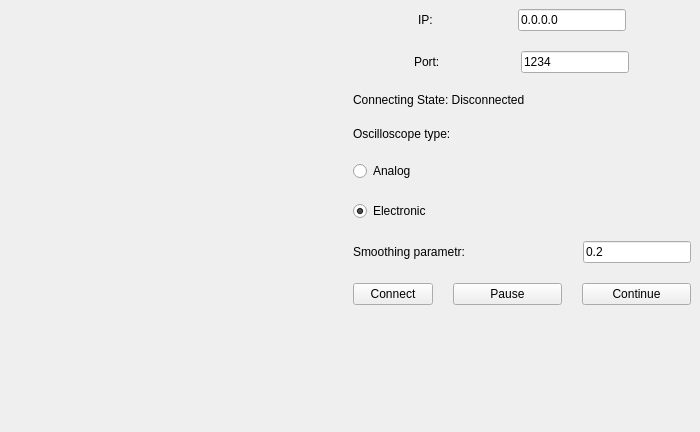
<?xml version="1.0" encoding="UTF-8"?>
<ui version="4.0">
 <class>MainWindow</class>
 <widget class="QMainWindow" name="MainWindow">
  <property name="geometry">
   <rect>
    <x>0</x>
    <y>0</y>
    <width>700</width>
    <height>432</height>
   </rect>
  </property>
  <property name="sizePolicy">
   <sizepolicy hsizetype="Fixed" vsizetype="Fixed">
    <horstretch>0</horstretch>
    <verstretch>0</verstretch>
   </sizepolicy>
  </property>
  <property name="windowTitle">
   <string>Oscilloscope</string>
  </property>
  <widget class="QWidget" name="centralwidget">
   <layout class="QHBoxLayout" name="horizontalLayout_5">
    <item>
     <widget class="QCustomPlot" name="plot" native="true"/>
    </item>
    <item>
     <layout class="QHBoxLayout" name="horizontalLayout">
      <item>
       <layout class="QVBoxLayout" name="verticalLayout_2">
        <property name="spacing">
         <number>20</number>
        </property>
        <property name="sizeConstraint">
         <enum>QLayout::SetMinimumSize</enum>
        </property>
        <property name="leftMargin">
         <number>0</number>
        </property>
        <item>
         <layout class="QHBoxLayout" name="horizontalLayout_2">
          <item>
           <widget class="QLabel" name="label">
            <property name="sizePolicy">
             <sizepolicy hsizetype="Fixed" vsizetype="Fixed">
              <horstretch>0</horstretch>
              <verstretch>0</verstretch>
             </sizepolicy>
            </property>
            <property name="text">
             <string>IP:</string>
            </property>
           </widget>
          </item>
          <item>
           <widget class="QLineEdit" name="lineEdit">
            <property name="sizePolicy">
             <sizepolicy hsizetype="Fixed" vsizetype="Fixed">
              <horstretch>0</horstretch>
              <verstretch>0</verstretch>
             </sizepolicy>
            </property>
            <property name="text">
             <string>0.0.0.0</string>
            </property>
           </widget>
          </item>
         </layout>
        </item>
        <item>
         <layout class="QHBoxLayout" name="horizontalLayout_3">
          <item>
           <widget class="QLabel" name="label_2">
            <property name="sizePolicy">
             <sizepolicy hsizetype="Fixed" vsizetype="Fixed">
              <horstretch>0</horstretch>
              <verstretch>0</verstretch>
             </sizepolicy>
            </property>
            <property name="text">
             <string>Port:</string>
            </property>
           </widget>
          </item>
          <item>
           <widget class="QLineEdit" name="lineEdit_2">
            <property name="sizePolicy">
             <sizepolicy hsizetype="Fixed" vsizetype="Fixed">
              <horstretch>0</horstretch>
              <verstretch>0</verstretch>
             </sizepolicy>
            </property>
            <property name="text">
             <string>1234</string>
            </property>
           </widget>
          </item>
         </layout>
        </item>
        <item>
         <widget class="QLabel" name="label_3">
          <property name="text">
           <string>Connecting State: Disconnected</string>
          </property>
         </widget>
        </item>
        <item>
         <layout class="QVBoxLayout" name="verticalLayout">
          <item>
           <widget class="QLabel" name="label_4">
            <property name="text">
             <string>Oscilloscope type:</string>
            </property>
           </widget>
          </item>
          <item>
           <widget class="QRadioButton" name="radioButton">
            <property name="enabled">
             <bool>true</bool>
            </property>
            <property name="text">
             <string>Analog</string>
            </property>
            <property name="checkable">
             <bool>true</bool>
            </property>
            <property name="checked">
             <bool>false</bool>
            </property>
           </widget>
          </item>
          <item>
           <widget class="QRadioButton" name="radioButton_2">
            <property name="text">
             <string>Electronic</string>
            </property>
            <property name="checked">
             <bool>true</bool>
            </property>
           </widget>
          </item>
         </layout>
        </item>
        <item>
         <layout class="QHBoxLayout" name="horizontalLayout_6">
          <item>
           <widget class="QLabel" name="label_5">
            <property name="text">
             <string>Smoothing parametr:</string>
            </property>
           </widget>
          </item>
          <item>
           <widget class="QLineEdit" name="lineEdit_3">
            <property name="sizePolicy">
             <sizepolicy hsizetype="Fixed" vsizetype="Fixed">
              <horstretch>0</horstretch>
              <verstretch>0</verstretch>
             </sizepolicy>
            </property>
            <property name="text">
             <string>0.2</string>
            </property>
           </widget>
          </item>
         </layout>
        </item>
        <item>
         <layout class="QHBoxLayout" name="horizontalLayout_4">
          <item>
           <widget class="QPushButton" name="pushButton">
            <property name="sizePolicy">
             <sizepolicy hsizetype="Fixed" vsizetype="Fixed">
              <horstretch>0</horstretch>
              <verstretch>0</verstretch>
             </sizepolicy>
            </property>
            <property name="text">
             <string>Connect</string>
            </property>
           </widget>
          </item>
          <item>
           <widget class="QPushButton" name="pushButton_2">
            <property name="text">
             <string>Pause</string>
            </property>
           </widget>
          </item>
          <item>
           <widget class="QPushButton" name="pushButton_3">
            <property name="text">
             <string>Continue</string>
            </property>
           </widget>
          </item>
         </layout>
        </item>
        <item>
         <spacer name="verticalSpacer">
          <property name="orientation">
           <enum>Qt::Vertical</enum>
          </property>
          <property name="sizeHint" stdset="0">
           <size>
            <width>20</width>
            <height>40</height>
           </size>
          </property>
         </spacer>
        </item>
       </layout>
      </item>
     </layout>
    </item>
   </layout>
  </widget>
 </widget>
 <customwidgets>
  <customwidget>
   <class>QCustomPlot</class>
   <extends>QWidget</extends>
   <header>qcustomplot.h</header>
   <container>1</container>
  </customwidget>
 </customwidgets>
 <resources/>
 <connections/>
</ui>
